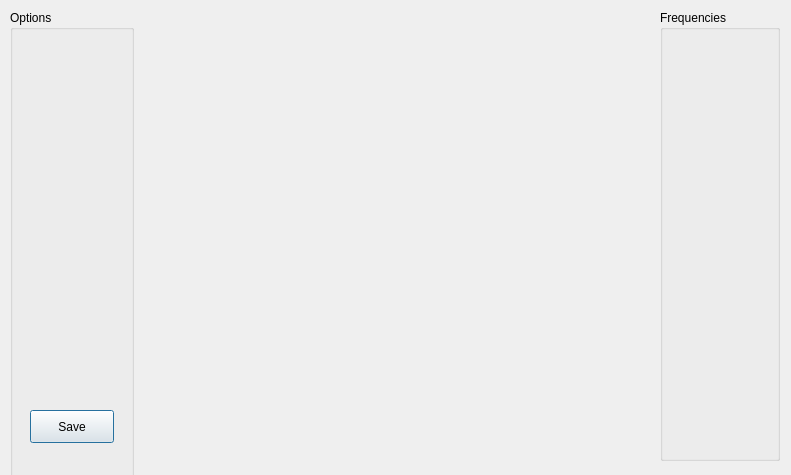
<?xml version="1.0" encoding="UTF-8"?>
<ui version="4.0">
 <class>LoopBoundariesViewer</class>
 <widget class="QDialog" name="LoopBoundariesViewer">
  <property name="geometry">
   <rect>
    <x>0</x>
    <y>0</y>
    <width>791</width>
    <height>475</height>
   </rect>
  </property>
  <property name="windowTitle">
   <string>Dialog</string>
  </property>
  <widget class="QCustomPlot" name="plot" native="true">
   <property name="geometry">
    <rect>
     <x>140</x>
     <y>10</y>
     <width>511</width>
     <height>451</height>
    </rect>
   </property>
  </widget>
  <widget class="QGroupBox" name="opciones">
   <property name="geometry">
    <rect>
     <x>10</x>
     <y>10</y>
     <width>124</width>
     <height>833</height>
    </rect>
   </property>
   <property name="title">
    <string>Options</string>
   </property>
   <widget class="QPushButton" name="saveImage">
    <property name="geometry">
     <rect>
      <x>20</x>
      <y>400</y>
      <width>84</width>
      <height>33</height>
     </rect>
    </property>
    <property name="text">
     <string>Save</string>
    </property>
   </widget>
  </widget>
  <widget class="QGroupBox" name="frecuencias">
   <property name="geometry">
    <rect>
     <x>660</x>
     <y>10</y>
     <width>120</width>
     <height>451</height>
    </rect>
   </property>
   <property name="title">
    <string>Frequencies</string>
   </property>
  </widget>
 </widget>
 <customwidgets>
  <customwidget>
   <class>QCustomPlot</class>
   <extends>QWidget</extends>
   <header location="global">qcustomplot.h</header>
   <container>1</container>
  </customwidget>
 </customwidgets>
 <resources/>
 <connections/>
</ui>
